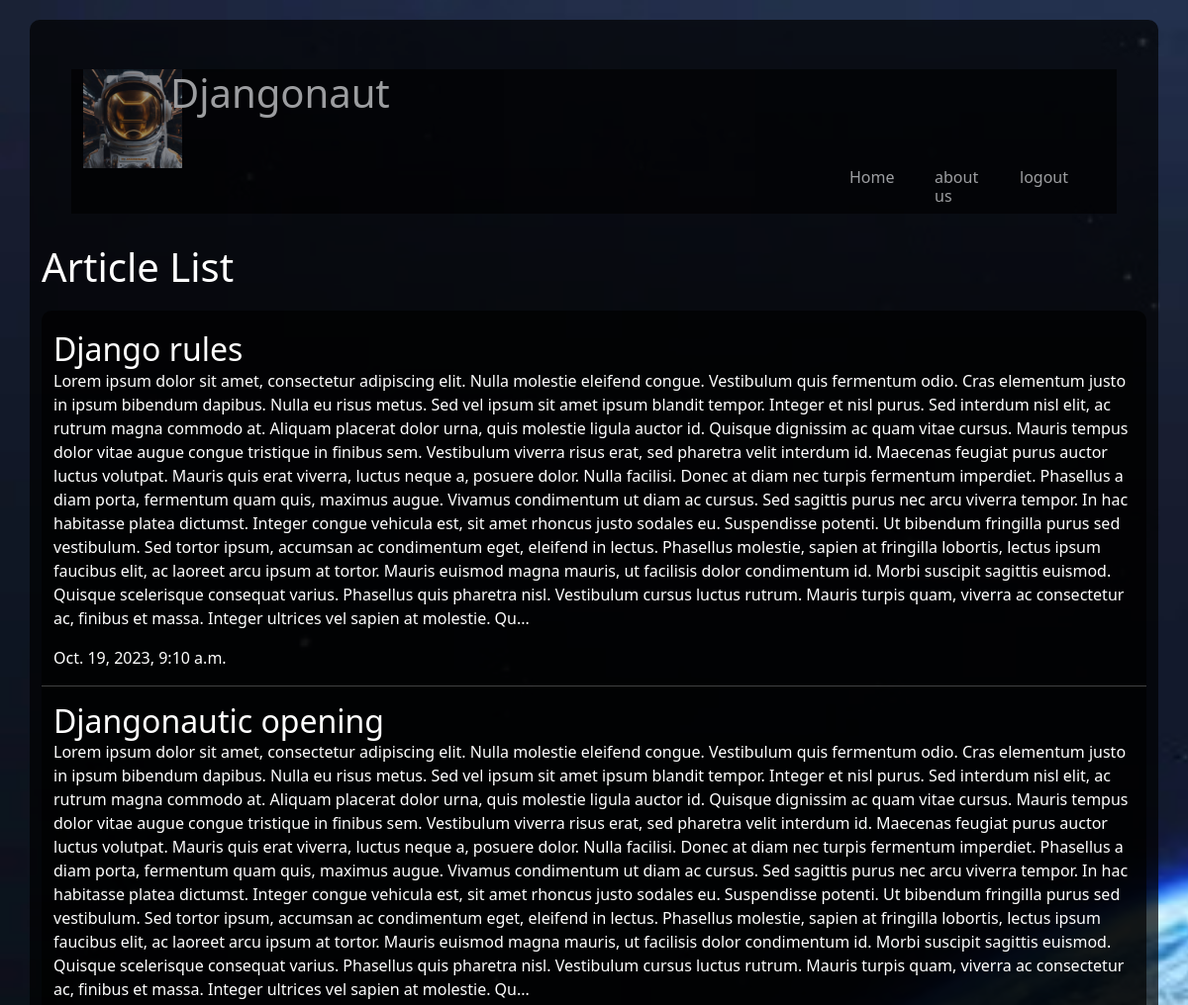
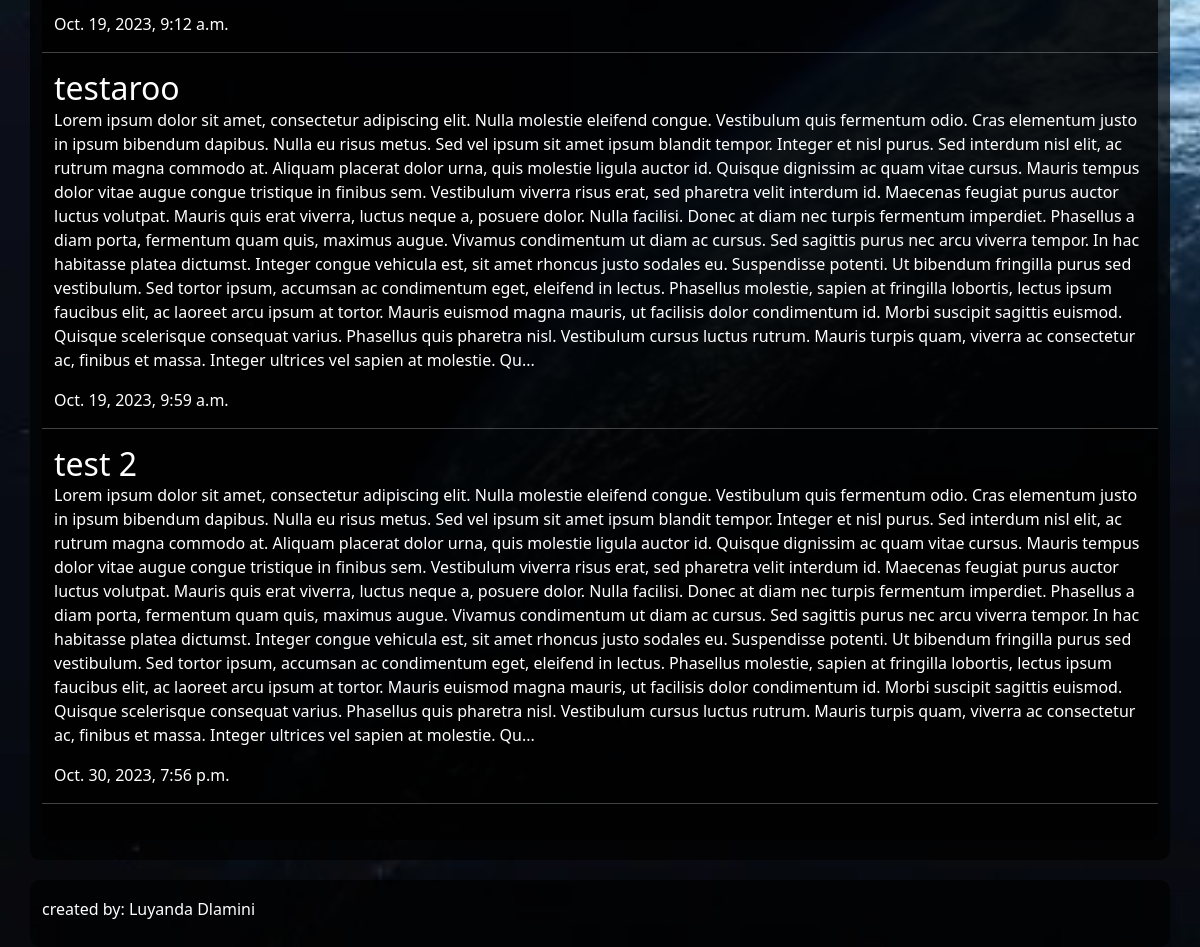
The app's page /articles/ with its own data (2 pictures, top to bottom).
### articles/models.py (models this page shows, shortened)
class Article(models.Model):
    title =  models.CharField(max_length=100)
    slug = models.SlugField()
    body = models.TextField()
    date = models.DateTimeField(auto_now_add=True)
    thumb = models.ImageField(null=True, blank=True)
    def snippet(self):
        return self.body[:1500] + '...'

### articles/views.py (the view)
# urls.py: path(r'', views.article_list, name='list'),
def article_list(request):
    articles = Article.objects.all().order_by('date')
    context = {'articles':articles}
    return render(request, 'articles/article_list.html', context)

### articles/templates/articles/article_list.html
{% extends 'base_layout.html' %}
{% block content %}
    <h1>Article List</h1>
    <div class="container">
            {% for article in articles %}
            <div class="row">
                <h2><a href="{% url 'articles:detail' slug=article.slug %}">{{ article.title }}</a></h2>
                <p>{{ article.snippet }}</p>
                <p>{{ article.date }}</p>
                <hr>
            </div>
            {% endfor %}
    </div>
{% endblock %}

### templates/base_layout.html (shortened to what this page needs)
{% load static %}
<!DOCTYPE html>
<html>
    <head>
        <link href="https://cdn.jsdelivr.net/npm/bootstrap@5.3.1/dist/css/bootstrap.min.css" rel="stylesheet">
        <link rel="stylesheet" , href="{% static 'css/article_list.css' %}">
    </head>
    <body>
        <div class="container">
            <div class="row" id="myhead">
                <div class="col-md-1">
                    <h1><a href="{% url 'articles:list'%}" ><img src= "{% static 'images/djangonaut.jpg' %}" width="100"/></a></h1>
                </div>
                <div class="col-md-2">
                    <h1><a href="{% url 'articles:list' %}">Djangonaut</a></h1>
                </div>
                <div class="row">
                    <div class="col-md-9">
                    </div>
                    <div class="col-md-1">
                        <h6><a href="{% url 'articles:list' %}">Home</a></h6>
                    </div>
                    <div class="col-md-1">
                        <h6><a href="about">about us</a></h6>
                    </div>
                    <div class="col-md-1">
                        <h6><a href="{% url 'user_auth:login' %}">logout</a></h6>
                    </div>
                </div>
            </div>
            {% block content%}
            {% endblock %}
        </div>
    </body>
    <footer>
        <div class="container">
            <h6>created by: Luyanda Dlamini</h6>
        </div>
    </footer>
</html>

### static/css/article_list.css (style rules this page uses)
body { background-color: #0f121f; background-image: url('/static/images/earth.jpg'); background-repeat:no-repeat; background-size: cover; color: #fff; }
h1,h2,h3,h4,h5 { font-weight: normal; margin: 0; }
a,a:hover, a:visited { color: #fff; text-decoration: none; }

### templates/base_layout.html (style rules this page uses)
#myhead { background-color: black; opacity: 0.6; font-weight: bolder; margin: 30px; }
.container { background-color: rgba(0, 0, 0, 0.7); border-radius: 10px; padding: 20px; margin-top: 20px; }

### records on screen
Article: title "Django rules", snippet "Lorem ipsum dolor sit amet, consectetur adipiscing elit. Nulla molestie eleifend congue. Vestibulum quis fermentum odio. Cras elementum justo in ipsum bibendum dapibus. Nulla eu risus metus. Sed vel ipsum sit amet ipsum blandit tempor. Integer et nisl purus. Sed interdum nisl elit, ac rutrum magna commodo at. Aliquam placerat dolor urna, quis molestie ligula auctor id. Quisque dignissim ac quam vitae cursus. Mauris tempus dolor vitae augue congue tristique in finibus sem. Vestibulum viverra risus erat, sed pharetra velit interdum id. Maecenas feugiat purus auctor luctus volutpat. Mauris quis erat viverra, luctus neque a, posuere dolor. Nulla facilisi. Donec at diam nec turpis fermentum…", date "Oct. 19, 2023, 9:10 a.m."
Article: title "Djangonautic opening", snippet "Lorem ipsum dolor sit amet, consectetur adipiscing elit. Nulla molestie eleifend congue. Vestibulum quis fermentum odio. Cras elementum justo in ipsum bibendum dapibus. Nulla eu risus metus. Sed vel ipsum sit amet ipsum blandit tempor. Integer et nisl purus. Sed interdum nisl elit, ac rutrum magna commodo at. Aliquam placerat dolor urna, quis molestie ligula auctor id. Quisque dignissim ac quam vitae cursus. Mauris tempus dolor vitae augue congue tristique in finibus sem. Vestibulum viverra risus erat, sed pharetra velit interdum id. Maecenas feugiat purus auctor luctus volutpat. Mauris quis erat viverra, luctus neque a, posuere dolor. Nulla facilisi. Donec at diam nec turpis fermentum…", date "Oct. 19, 2023, 9:12 a.m."
Article: title "testaroo", snippet "Lorem ipsum dolor sit amet, consectetur adipiscing elit. Nulla molestie eleifend congue. Vestibulum quis fermentum odio. Cras elementum justo in ipsum bibendum dapibus. Nulla eu risus metus. Sed vel ipsum sit amet ipsum blandit tempor. Integer et nisl purus. Sed interdum nisl elit, ac rutrum magna commodo at. Aliquam placerat dolor urna, quis molestie ligula auctor id. Quisque dignissim ac quam vitae cursus. Mauris tempus dolor vitae augue congue tristique in finibus sem. Vestibulum viverra risus erat, sed pharetra velit interdum id. Maecenas feugiat purus auctor luctus volutpat. Mauris quis erat viverra, luctus neque a, posuere dolor. Nulla facilisi. Donec at diam nec turpis fermentum…", date "Oct. 19, 2023, 9:59 a.m."
Article: title "test 2", snippet "Lorem ipsum dolor sit amet, consectetur adipiscing elit. Nulla molestie eleifend congue. Vestibulum quis fermentum odio. Cras elementum justo in ipsum bibendum dapibus. Nulla eu risus metus. Sed vel ipsum sit amet ipsum blandit tempor. Integer et nisl purus. Sed interdum nisl elit, ac rutrum magna commodo at. Aliquam placerat dolor urna, quis molestie ligula auctor id. Quisque dignissim ac quam vitae cursus. Mauris tempus dolor vitae augue congue tristique in finibus sem. Vestibulum viverra risus erat, sed pharetra velit interdum id. Maecenas feugiat purus auctor luctus volutpat. Mauris quis erat viverra, luctus neque a, posuere dolor. Nulla facilisi. Donec at diam nec turpis fermentum…", date "Oct. 30, 2023, 7:56 p.m."
